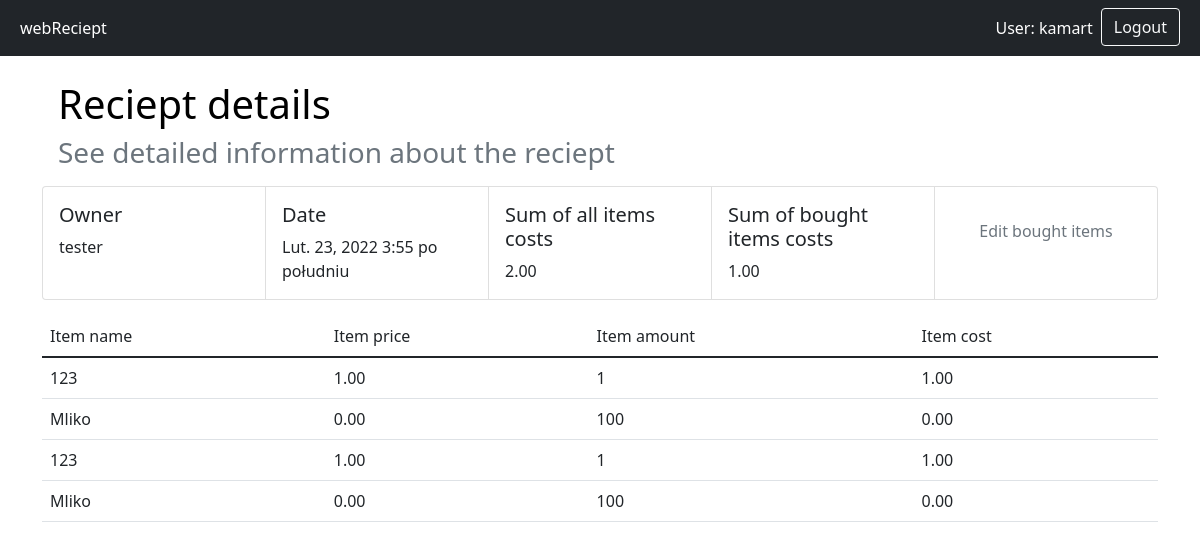
The page /reciept/1/2 (signed in) on the database its author committed.
### reciept/models.py (models this page shows)
class Reciept(models.Model):
    date = models.DateField(auto_now_add=True)
    time = models.TimeField(auto_now_add=True)
    group = models.ForeignKey(Group, on_delete=models.CASCADE)
    owner = models.ForeignKey(User, on_delete=models.CASCADE)
    @property
    def wholeCost(self):
        items = self.item_set.all()
        wholeCost = decimal.Decimal(0)
        for item in items:
            wholeCost += item.cost
        return wholeCost

class Item(models.Model):
    reciept = models.ForeignKey(Reciept, on_delete=models.CASCADE)
    name = models.CharField(max_length=100)
    amount = models.DecimalField(max_digits=9, decimal_places=5)
    price = models.DecimalField(max_digits=9, decimal_places=2)
    @property
    def cost(self):
        return self.price * self.amount

### reciept/views.py (the view)
# urls.py: path('reciept/<int:group_id>/<int:reciept_id>', views.recieptView, name='reciept-view'),
@login_required(redirect_field_name='next', login_url='/accounts/login')
def recieptView(request, reciept_id, group_id):
    reciept = get_object_or_404(Reciept, id = reciept_id)
    group = get_object_or_404(Group, id = group_id)
    if not group.accounts.filter(username = request.user.username).exists():
        raise PermissionDenied
    itemList = Item.objects.filter(reciept = reciept)
    recieptinfo = RecieptInfo(user = request.user, reciept = reciept)
    context = {
        'items': itemList,
        'reciept': reciept,
        'group_id': group_id,
        'wholeBoughtCost': recieptinfo.cost()
    }
    return render(request, 'reciept/recieptView.html', context)

### reciept/models.py (called while the page is built)
    @property
    def cost(self):
        return self.item.price * self.amount

### reciept/templatetags/tags.py (called while the page is built)
@register.filter(name = 'cutZeros')
def cutZeros(number):
    return str(number).rstrip('0').rstrip('.')

### reciept/temporaryModels.py (called while the page is built)
    def cost(self):
        items = self.reciept.item_set.all()
        cost = decimal.Decimal(0)
        for item in items:
            itemInfo, _ = item.iteminfo_set.get_or_create(user = self.user)
            cost += itemInfo.cost
        return round(cost,2)

### reciept/templates/reciept/recieptView.html (shortened to what this page needs)
{% extends 'reciept/mainModule.html' %}
{% load tags %}
{% block content %}
<div class='container'>
    <h1 class='text-black mt-4 ms-3'>
        Reciept details
    </h1>
    <h3 class='text-muted mb-3 ms-3'>
        See detailed information about the reciept
    </h3>
    <div id='recieptInfo'>
        <div class='card-group'>
                <div class='card'>
                    <div class='card-body'>
                        <h5 class='card-title'>
                            Owner
                        </h5>
                        <p class='card-text'>
                            {% if reciept.owner.first_name%}
                                {{reciept.owner.first_name}} {{reciept.owner.last_name}} {% if reciept.owner == user%}(me){% endif %}
                            {% else %}
                                {{reciept.owner.username}} {% if reciept.owner == user%}(me){% endif %}
                            {% endif %}
                        </p>
                    </div>
                </div>
                <div class='card'>
                    <div class='card-body'>
                        <h5 class='card-title'>
                            Date
                        </h5>
                        <p class='card-text'>
                            {{reciept.date}} {{reciept.time}}
                        </p>
                    </div>
                </div>
                <div class='card'>
                    <div class='card-body'>
                        <h5 class='card-title'>
                            Sum of all items costs
                        </h5>
                        <p class='card-text'>
                            {{reciept.wholeCost|floatformat:2}}
                        </p>
                    </div>
                </div>
            {% if reciept.owner != user %}
                <div class='card'>
                    <div class='card-body'>
                        <h5 class='card-title'>
                            Sum of bought items costs
                        </h5>
                        <p class='card-text'>
                            {{wholeBoughtCost|floatformat:2}}
                        </p>
                    </div>
                </div>
                <div class='card'>
                    <div class='card-body'>
                        <a href={% url 'reciept-manage' group_id reciept.id %} class='card-body text-decoration-none d-flex justify-content-center align-items-center'>
                            <p class='card-text text-muted'>
                                Edit bought items
                            </p>
                        </a>
                    </div>
                </div>
            {% endif %}
        </div>
    </div>
    <div id='recieptItems' class='mt-3'>
        <table class='table'>
            <thead>
                <tr>
                    <td>
                        Item name
                    </td>
                    <td>
                        Item price
                    </td>
                    <td>
                        Item amount
                    </td>
                    <td>
                        Item cost
                    </td>
                </tr>
            </thead>
            <tbody>
                {% for item in items %}
                    <tr>
                        <td style='min-width: 100px; max-width:1px' class='overflow-hidden'>
                            {{item.name}}
                        </td>
                        <td>
                            {{item.price|floatformat:'2'}}
                        </td>
                        <td>
                            {{item.amount|cutZeros}}
                        </td>
                        <td>
                            {{item.cost|floatformat:'2'}}
                        </td>
                    </tr>
                {% endfor %}
        </table>
    </div>
</div>
{% endblock %}

### reciept/templates/reciept/mainModule.html (shortened to what this page needs)
<!DOCTYPE html>
<html lang="en">
    <head>
        {% load static %}
        <link rel = "stylesheet" href="{% static 'reciept/css/bootstrap.css' %}">
    <body>
        <div id = "header">
            <header class="navbar navbar-expand-sm bg-dark navbar-dark">
                <div class="container-fluid ">
                  <ul class="navbar-nav">
                        <li class="nav-item">
                            <a class="nav-link active" href={% url 'index' %}>webReciept</a>
                        </li>
                    </ul>
                    <div class="navbar-right">
                        <ul class="navbar-nav">
                        {% if user.is_authenticated %}
                            <li class='nav-item'>
                                <div class='nav-item navbar-text text-white me-2'>
                                    User: {{ user.username }}
                                </div>
                            </li>
                            <li class='nav-item'>
                                <a href={% url 'logout' %} role="button" class="btn btn-outline-light me-2 ">
                                    Logout
                                </a>
                            </li>
                        {% endif %}
                        </ul>
                    </div>
                </div>
            </header>
        </div>
        <div id = "content">
            {% block content %}{% endblock %}
        </div>
    </body>
</html>

### rows shown on the page
Reciept: owner.username "tester", date "Lut. 23, 2022", time "3:55 po południu", wholeCost "2.00"
Item: name "123", price "1.00", amount "1", cost "1.00"
Item: name "Mliko", price "0.00", amount "100", cost "0.00"
Item: name "123", price "1.00", amount "1", cost "1.00"
Item: name "Mliko", price "0.00", amount "100", cost "0.00"

### other values the page prints
{{ user.username }} "kamart"
{{ wholeBoughtCost|floatformat:2 }} "1.00"
